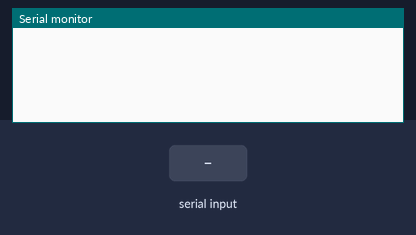
Simulated run of this sketch. Board: ESP32. On the bench: the last lines printed to the serial monitor. The test bench sets the inputs (shaded band).

Above: at 1.2 s.
1.3 s: "90,45\n" received over the second serial link
At 2.1 s:
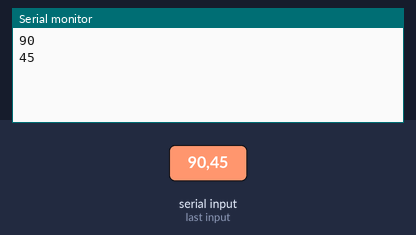
2.8 s: "30,150\n" received over the second serial link
At 5.2 s:
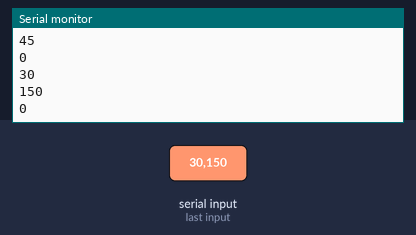
Timing chart, 0 to 6.7 s (numbered marks = the images above; inputs shaded):
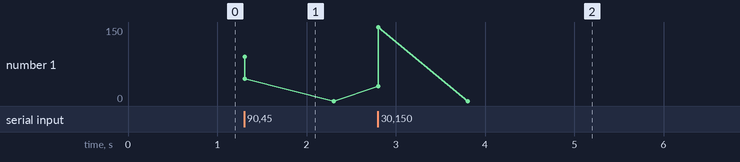

The sketch:

codigo-esp-recebe.ino
```cpp
#include <HardwareSerial.h>

HardwareSerial serial_arduino(2);

void setup() {
  serial_arduino.begin(9600, SERIAL_8N1, 16, 17);
  Serial.begin(115200);

}

void loop() {
  while(serial_arduino.available() > 0){
    int dados_recebidos = serial_arduino.parseInt();
    Serial.println(dados_recebidos);
  }

  delay(10);

}
```

Measured:
- after the input at 1.3 s, the serial monitor: prints a new line at once (image 1)
- after the input at 2.8 s, the serial monitor: prints a new line at once (image 2)
